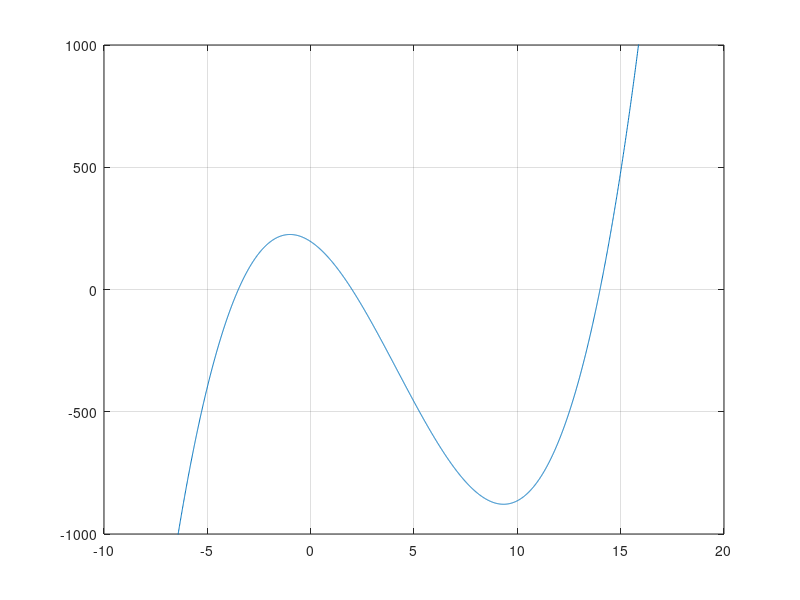

Here is the MATLAB script that generated this plot: (Note: this script raises an error after producing the figure.)
%% Q1
clear; clc;

t = linspace(0, 2*pi, 75);

r = 1.5;

x = r*cos(t);
y = r*sin(t);
y=y';

z = sqrt(5 - x.^2 - y.^2);

figure
surf(x,y,z)
colormap jet; colorbar
title('Question One - Nua')
xlabel('X-axis')
ylabel('Y-axis')
zlabel('Z-axis')

%% Q2
clear; clc

x = -10:0.01:20;

y = 2*x.^3 - 25*x.^2 - 56*x + 196;

plot(x,y)
ylim([-1000 1000])
grid on
[x_root, y_root] = ginput(3);

fileID = fopen('q2_roots.txt','w');
    %  %.2f is a floating point number
    %  %d is an integer
    %  %s is for string
    %  \n is for next line
fprintf(fileID, ' %.2f \n', x_root);
fclose(fileID);

%% Q3
clear; clc

concret_data = readtable('Concrete_Data_all.xls');

strength_data = concret_data.strength;
avg_comp_strength = mean(strength_data);

f_min = min(strength_data);
f_max = max(strength_data);

water = concret_data.Water;
cement = concret_data.Cement;

w_c = water./cement;
avg_w_c = mean(w_c);
plot(w_c, strength_data, 'ob');
hold on
yline(avg_comp_strength, '--r');
xline(avg_w_c, '--k');
ylim([0 100]);
yticks(0:20:100)
xticks(0:0.5:2)
xlim([0 2])
